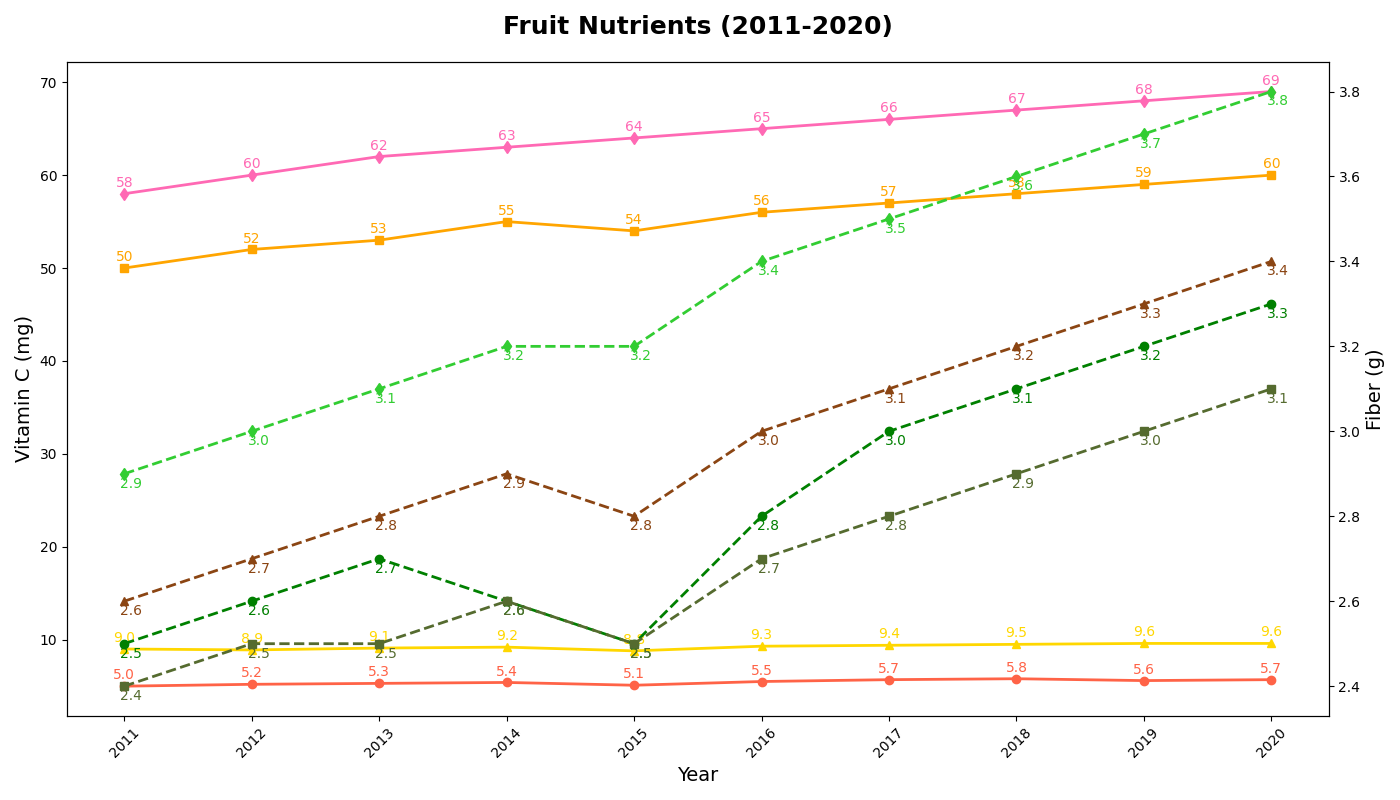

Source code (Python):
import matplotlib.pyplot as plt
import numpy as np

years = np.arange(2011, 2021)
apples_vitamin_c = np.array([5, 5.2, 5.3, 5.4, 5.1, 5.5, 5.7, 5.8, 5.6, 5.7])
apples_fiber = np.array([2.5, 2.6, 2.7, 2.6, 2.5, 2.8, 3.0, 3.1, 3.2, 3.3])
oranges_vitamin_c = np.array([50, 52, 53, 55, 54, 56, 57, 58, 59, 60])
oranges_fiber = np.array([2.4, 2.5, 2.5, 2.6, 2.5, 2.7, 2.8, 2.9, 3.0, 3.1])
bananas_vitamin_c = np.array([9, 8.9, 9.1, 9.2, 8.8, 9.3, 9.4, 9.5, 9.6, 9.6])
bananas_fiber = np.array([2.6, 2.7, 2.8, 2.9, 2.8, 3.0, 3.1, 3.2, 3.3, 3.4])
strawberries_vitamin_c = np.array([58, 60, 62, 63, 64, 65, 66, 67, 68, 69])
strawberries_fiber = np.array([2.9, 3.0, 3.1, 3.2, 3.2, 3.4, 3.5, 3.6, 3.7, 3.8])

fig, ax1 = plt.subplots(figsize=(14, 8))

ax1.plot(years, apples_vitamin_c, color='#FF6347', marker='o', linestyle='-', linewidth=2)
ax1.plot(years, oranges_vitamin_c, color='#FFA500', marker='s', linestyle='-', linewidth=2)
ax1.plot(years, bananas_vitamin_c, color='#FFD700', marker='^', linestyle='-', linewidth=2)
ax1.plot(years, strawberries_vitamin_c, color='#FF69B4', marker='d', linestyle='-', linewidth=2)

ax2 = ax1.twinx()
ax2.plot(years, apples_fiber, color='#008000', marker='o', linestyle='--', linewidth=2)
ax2.plot(years, oranges_fiber, color='#556B2F', marker='s', linestyle='--', linewidth=2)
ax2.plot(years, bananas_fiber, color='#8B4513', marker='^', linestyle='--', linewidth=2)
ax2.plot(years, strawberries_fiber, color='#32CD32', marker='d', linestyle='--', linewidth=2)

ax1.set_title("Fruit Nutrients (2011-2020)", fontsize=18, weight='bold', pad=20)
ax1.set_xlabel("Year", fontsize=14)
ax1.set_ylabel("Vitamin C (mg)", fontsize=14, color='black')
ax2.set_ylabel("Fiber (g)", fontsize=14, color='black')

ax1.set_xticks(years)
ax1.set_xticklabels(years, rotation=45)

for i in range(len(years)):
    ax1.annotate(f'{apples_vitamin_c[i]}', (years[i], apples_vitamin_c[i]), textcoords="offset points", xytext=(0, 5), ha='center', fontsize=10, color='#FF6347')
    ax1.annotate(f'{oranges_vitamin_c[i]}', (years[i], oranges_vitamin_c[i]), textcoords="offset points", xytext=(0, 5), ha='center', fontsize=10, color='#FFA500')
    ax1.annotate(f'{bananas_vitamin_c[i]}', (years[i], bananas_vitamin_c[i]), textcoords="offset points", xytext=(0, 5), ha='center', fontsize=10, color='#FFD700')
    ax1.annotate(f'{strawberries_vitamin_c[i]}', (years[i], strawberries_vitamin_c[i]), textcoords="offset points", xytext=(0, 5), ha='center', fontsize=10, color='#FF69B4')

for i in range(len(years)):
    ax2.annotate(f'{apples_fiber[i]}', (years[i], apples_fiber[i]), textcoords="offset points", xytext=(5, -10), ha='center', fontsize=10, color='#008000')
    ax2.annotate(f'{oranges_fiber[i]}', (years[i], oranges_fiber[i]), textcoords="offset points", xytext=(5, -10), ha='center', fontsize=10, color='#556B2F')
    ax2.annotate(f'{bananas_fiber[i]}', (years[i], bananas_fiber[i]), textcoords="offset points", xytext=(5, -10), ha='center', fontsize=10, color='#8B4513')
    ax2.annotate(f'{strawberries_fiber[i]}', (years[i], strawberries_fiber[i]), textcoords="offset points", xytext=(5, -10), ha='center', fontsize=10, color='#32CD32')

plt.tight_layout()
plt.show()
